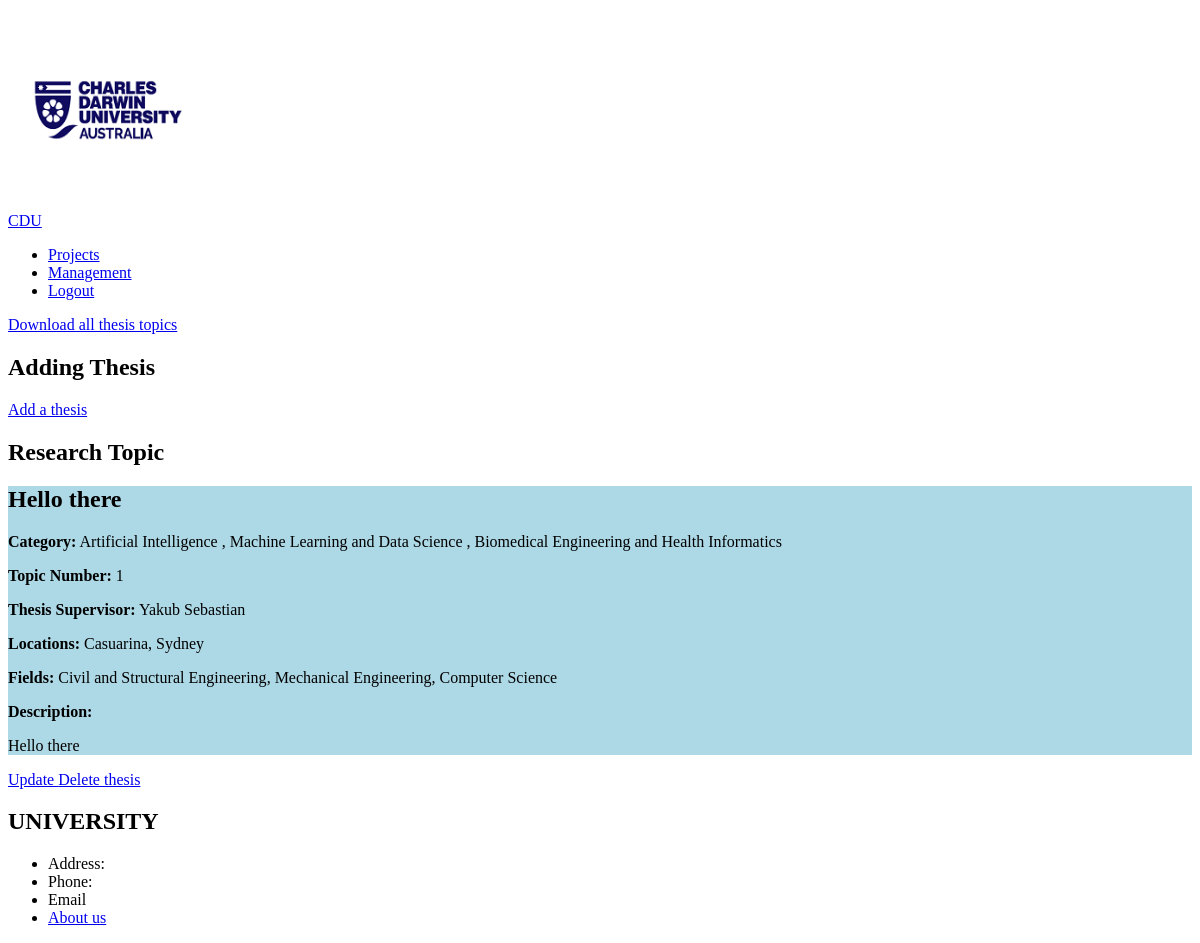
Before: /management/projects/ (signed in) with the older database file.
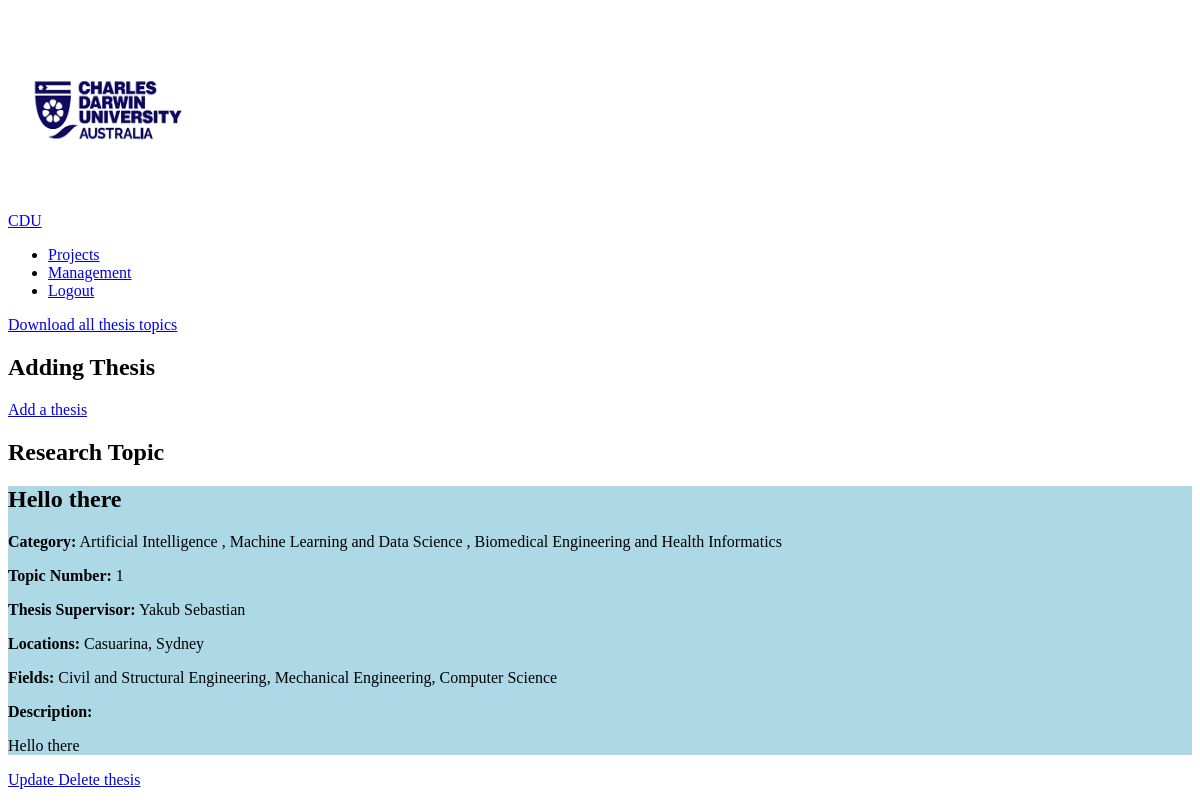
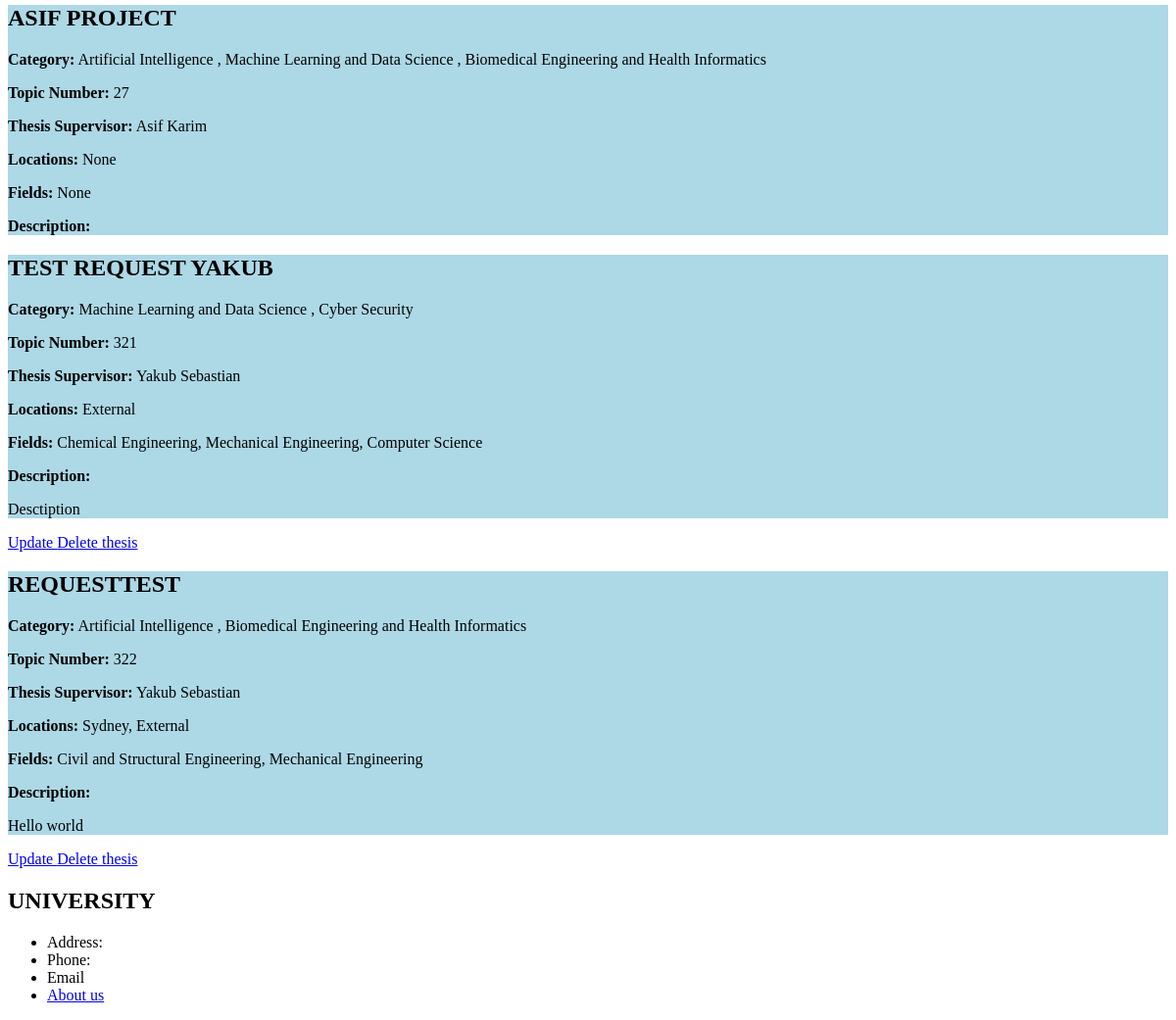
After: the same page with the newer database file (2 pictures, top to bottom).
### management/models.py (models this page shows, shortened)
class Project(models.Model):
    supervisor = models.ForeignKey(User, null=True, on_delete=models.SET_NULL)
    title = models.CharField(max_length=100, null=True)
    category = models.ManyToManyField("Category", blank=True)
    topic_num = models.PositiveIntegerField("Topic number", null=True, unique=True)
    location = models.ManyToManyField("Location", blank=True)
    research_areas = models.ManyToManyField("ResearchArea", blank=True)
    description = models.TextField(blank=True)

class Category(models.Model):
    name = models.CharField(max_length=100)

class Location(models.Model):
    name = models.CharField(max_length=30)

class ResearchArea(models.Model):
    name = models.CharField(max_length=60)

### accounts/models.py (models this page shows)
class User(AbstractUser):
    USER_TYPE_CHOICES = (
        ('unit_coordinator', 'Unit Coordinator'),
        ('supervisor', 'Supervisor'),
        ('student', 'Student'),
    )
    user_type = models.CharField(max_length=20, choices=USER_TYPE_CHOICES, default='student')
    groups = models.ManyToManyField(
        'auth.Group',
        verbose_name='groups',
        blank=True,
        help_text='The groups this user belongs to. A user will get all permissions granted to each of their groups.',
        related_name='custom_user_set',
        related_query_name='user',
    )
    user_permissions = models.ManyToManyField(
        'auth.Permission',
        verbose_name='user permissions',
        blank=True,
        help_text='Specific permissions for this user.',
        related_name='custom_user_set',
        related_query_name='user',
    )

### management/views.py (the view)
# urls.py: path("projects/", views.manage_project, name="manage-project"),
@login_required
@user_passes_test(lambda user: user.user_type in ['supervisor', 'unit_coordinator'])
def manage_project(request):
    projects_list = Project.objects.all().order_by("topic_num")
    context = {
        "projects": projects_list
    }
    return render(request, "management/management_project.html", context)

### management/templates/management/management_project.html (shortened to what this page needs)
{% extends "management/management_base.html" %}
{% load static %}
{% block css_files %}
    <link rel="stylesheet" href="{% static "management/management_project.css"%}">
{% endblock %}
{% block content %}
{% if user.is_authenticated  %}
    {% if user.user_type == "unit_coordinator" or user.user_type == "supervisor" %}
        <a href="{% url "project-csv" %}">Download all thesis topics</a>
        <section class="add">
            <h1>Adding Thesis</h1>
            <a href="{% url "add-project" %}">Add a thesis</a>
        </section>
        <section class="unit_coordinator">
            <h1 class="container__heading">Research Topic</h1>
            {% for project in projects %}
                <section class="section">
                    <div class="container">
                        <div class="project">
                            <h2 class="project__heading">{{ project.title }}</h2>
                            <p class="project__paragraph"><strong>Category:</strong>
                                {% for category in project.category.all %}
                                    {{ category.name }}
                                    {% if not forloop.last %}, {% endif %}
                                {% endfor %}
                            </p>
                            <p class="project__paragraph"><strong>Topic Number:</strong> {{ project.topic_num }}</p>
                            <p class="project__paragraph"><strong>Thesis Supervisor:</strong> {{ project.supervisor.first_name }} {{ project.supervisor.last_name }}</p>
                            <p class="project__paragraph"><strong>Locations:</strong>
                                {% for location in project.location.all %}
                                    {{ location.name }}{% if not forloop.last %}, {% endif %}
                                {% empty %}
                                    None
                                {% endfor %}
                                </p>
                            <p class="project__paragraph"><strong>Fields:</strong>
                                {% for research_area in project.research_areas.all %}
                                    {{ research_area.name }}{% if not forloop.last %}, {% endif %}
                                {% empty %}
                                    None
                                {% endfor %}
                            </p>
                            <p class="project__paragraph"><strong>Description: </strong> {{ project.description|linebreaks }}</p>
                        </div>
                    </div>
                </section>
                {% if user.is_authenticated %}
                    {% if user.user_type == "unit_coordinator" or user == project.supervisor %}
                        <section class="section">
                            <a class="link link__update" href="{% url 'update-project' project.topic_num %}"> Update </a>
                            <a class="link link__delete" href="{% url 'delete-project' project.topic_num %}"> Delete thesis </a>
                        </section>
                    {% endif %}
                {% endif %}
            {% endfor %}
        </section>
    {% endif %}
{% endif %}
{% endblock content %}

### management/templates/management/management_base.html (shortened to what this page needs)
{% load static %}
<!DOCTYPE html>
<html lang="en">
<head>
    <link rel="stylesheet" href="{% static "management/management_base.css"%}">
    {% block css_files %}{% endblock %}
</head>
<body>
    <header class="header">
        <a class="link" href="{% url 'home' %}">
            <div class="header__logo">
                <img class="header__img" src="{% static "img/CDU-Logo2.png" %}" alt="Group 11 Logo">
                <div>CDU</div>
            </div>
        </a>
        <nav class="navigation">
            <ul class="navigation__list">
                <li class="navigation__item"><a class="link" href="{% url 'project-list' %}">Projects</a></li>
                {% if user.is_authenticated %}
                    {% if user.user_type == "supervisor" or user.user_type == "unit_coordinator" %}
                        <li class="navigation__item"><a class="link" href="{% url "management-index" %}">Management</a></li>
                        <li class="navigation__item"><a class="link" href="{% url "account-logout" %}">Logout</a></li>
                    {% endif %}
                {% else %}
                <li class="navigation__item"><a class="link" href="{% url "account-login" %}">Login</a></li>
                {% endif %}
            </ul>
        </nav>
    </header>
    <main class="main">
        {% block content %}
        {% endblock content %}
    </main>
    <footer class="footer">
        <div>
          <h2>UNIVERSITY</h2>
          <ul>
            <li>Address:</li>
            <li>Phone:</li>
            <li>Email</li>
            <li class="navigation__item"><a class="link" href="{% url 'about' %}">About us</a></li>
          </ul>
        </div>
    </footer>
</body>
</html>

### management/static/management/management_project.css (style rules this page uses)
.project { background-color: lightblue; }

Changed rows visible on the page:
added Project: title "ASIF PROJECT", topic_num "27", supervisor.first_name "Asif", supervisor.last_name "Karim", Category (name "Artificial Intelligence"), Category (name "Machine Learning and Data Science"), Category (name "Biomedical Engineering and Health Informatics")
added Project: title "TEST REQUEST YAKUB", topic_num "321", supervisor.first_name "Yakub", supervisor.last_name "Sebastian", description "Desctiption", shows "Update", Category (name "Machine Learning and Data Science"), ResearchArea (name "Mechanical Engineering"), ResearchArea (name "Computer Science")
now on this page (row unchanged): Category: name "Cyber Security", shown under "TEST REQUEST YAKUB"
now on this page (row unchanged): Location: name "External"
now on this page (row unchanged): ResearchArea: name "Chemical Engineering", shown under "TEST REQUEST YAKUB"
added Project: title "REQUESTTEST", topic_num "322", supervisor.first_name "Yakub", supervisor.last_name "Sebastian", description "Hello world", shows "Update", Category (name "Artificial Intelligence"), Category (name "Biomedical Engineering and Health Informatics"), Location (name "Sydney"), ResearchArea (name "Civil and Structural Engineering"), ResearchArea (name "Mechanical Engineering")
